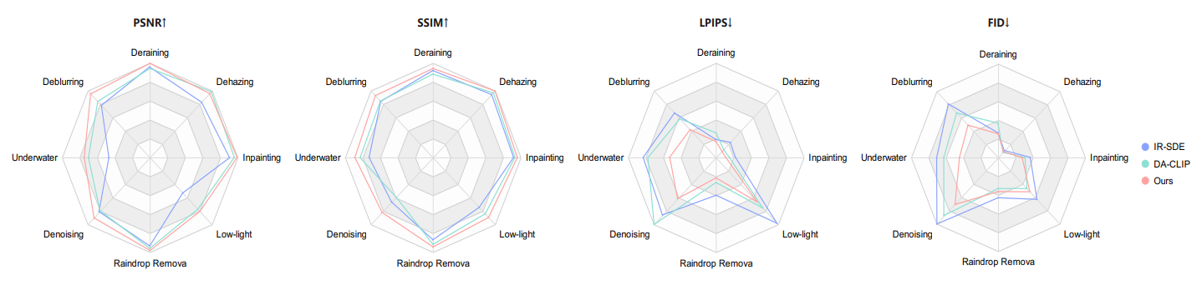
#> input picture figs/compare.png, 1202 x 285 px, found by its file name; its folder holds only this picture in this run
$ python denoising_LQ.py
#> lines starting #> are read from the running program, lines starting #| are printed output that depends on the picture
import numpy as np
import cv2
import os

def degrade(img, deg_type, param=15):
    """
    Add degradation to an image based on the specified type.

    Args:
        img (Numpy array): Input image, shape (h, w, c), range [0, 1], float32.
        deg_type (str): Degradation type, e.g., 'noisy'.
        param (int): Parameter for degradation, e.g., noise level.

    Returns:
        (Numpy array): Degraded image, shape (h, w, c), range [0, 1], float32.
    """
    if deg_type == 'noisy':
        return add_gaussian_noise(img, sigma=param)
    else:
        raise ValueError(f"Unsupported degradation type: {deg_type}")

def add_gaussian_noise(img, sigma=10, clip=True):
    """
    Add Gaussian noise to an image.

    Args:
        img (Numpy array): Input image, shape (h, w, c), range [0, 1], float32.
        sigma (float): Noise level (measured in range 255).
        clip (bool): Whether to clip pixel values to [0, 1].

    Returns:
        (Numpy array): Noisy image.
    """
#> called with sigma = 50, clip = True
    noise = np.random.randn(*img.shape).astype(np.float32) * sigma / 255.0
    noisy_img = img + noise
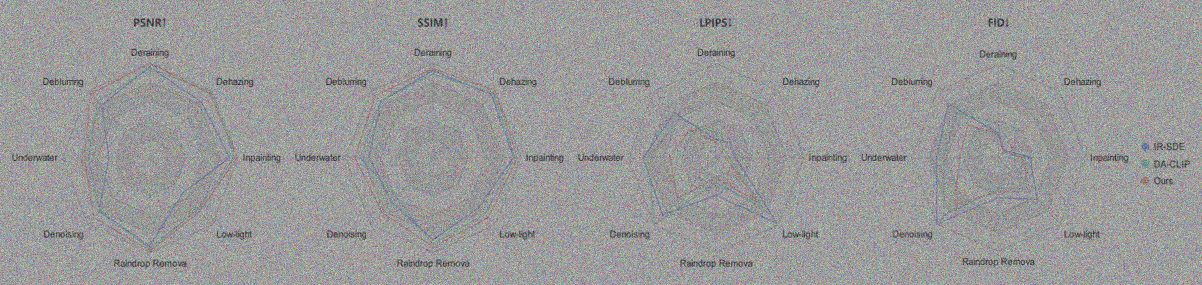
#> noisy_img: shape (285, 1202, 3) float64; mean B, G, R 0.975, 0.973, 0.972; drawn with min black and max white
    if clip:
        noisy_img = np.clip(noisy_img, 0, 1)
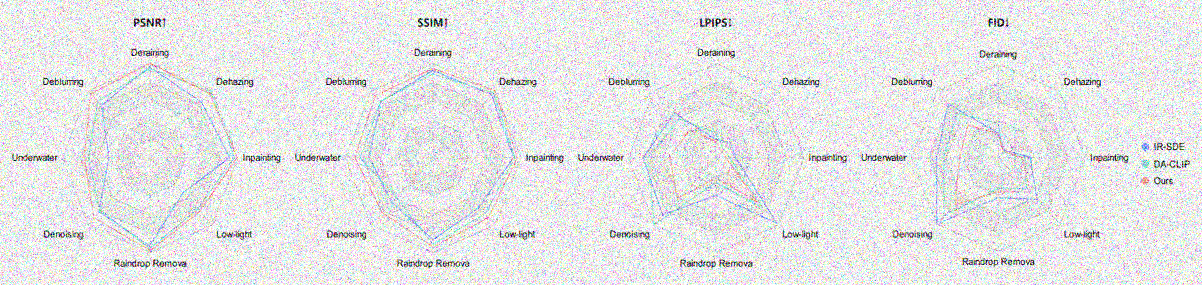
#> noisy_img: shape (285, 1202, 3) float64; mean B, G, R 0.904, 0.903, 0.902
    return noisy_img

def is_image_file(filename):
    """
    Check if a file is an image based on its extension.

    Args:
        filename (str): File name.

    Returns:
        bool: True if the file is an image, False otherwise.
    """
    IMG_EXTENSIONS = ['.jpg', '.jpeg', '.png', '.bmp', '.tif']
    return any(filename.lower().endswith(ext) for ext in IMG_EXTENSIONS)

def generate_LQ(sourcedir, savedir, deg_type='noisy', param=50):
    """
    Generate degraded images and save them to a directory.

    Args:
        sourcedir (str): Path to the source directory containing images.
        savedir (str): Path to the directory to save degraded images.
        deg_type (str): Type of degradation to apply.
        param (int): Parameter for degradation, e.g., noise level.

    Returns:
        None
    """
    if not os.path.isdir(sourcedir):
        raise FileNotFoundError(f"Source directory not found: {sourcedir}")

    os.makedirs(savedir, exist_ok=True)
    filepaths = [f for f in os.listdir(sourcedir) if is_image_file(f)]

    for i, filename in enumerate(filepaths):
        print(f"No.{i + 1} -- Processing {filename}")
        try:
            # Read image
            image = cv2.imread(os.path.join(sourcedir, filename)) / 255.0

            # Apply degradation
            image_LQ = (degrade(image, deg_type, param) * 255).astype(np.uint8)

            # Save degraded image
            cv2.imwrite(os.path.join(savedir, filename), image_LQ)

        except Exception as e:
            print(f"Error processing {filename}: {e}")

    print('Finished processing all images!')

if __name__ == "__main__":
    # Define source and save directories
    sourcedir = "/home/ubuntu/Image-restoration/CycleRDM/Figs"
    savedir = "/home/ubuntu/Image-restoration/CycleRDM/Figs_LQ"

    # Generate degraded images
    generate_LQ(sourcedir, savedir, deg_type='noisy', param=50)
